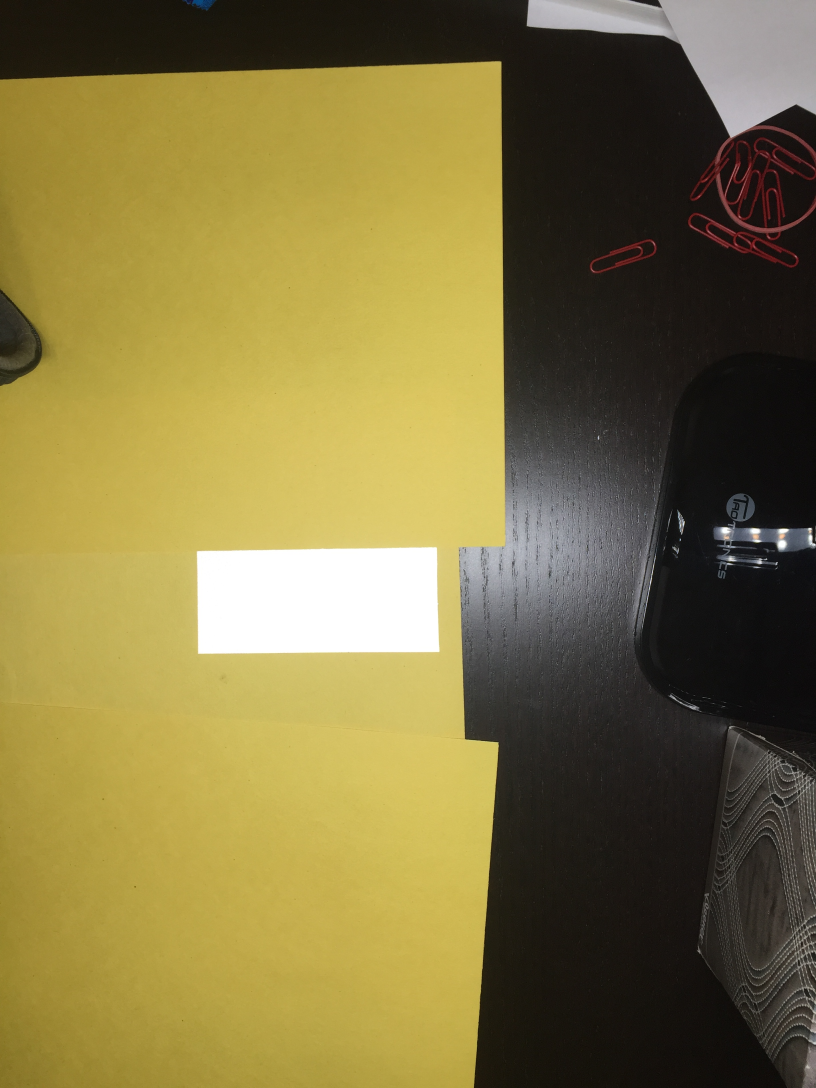
#> input picture 2.2.1 Object Detection Lab Image.JPG, 2448 x 3264 px, found by its file name (shown at 1/3 size)
$ python PythonApplication1.py   (older library calls are emulated)
#> lines starting #> are read from the running program, lines starting #| are printed output that depends on the picture; after the words box and inside, x2 and y2 are one past the last pixel; in counts of white or black regions, pixels touching at a corner belong together; long printed decimals are rounded
import cv2
import numpy as np

print(cv2.__version__)
img = cv2.imread("2.2.1 Object Detection Lab Image.jpg")
#> img is the input picture: shape (3264, 2448, 3); mean B, G, R 65.6, 117, 129.4
img = cv2.resize(img, (0, 0), fx = 0.2, fy = 0.2)
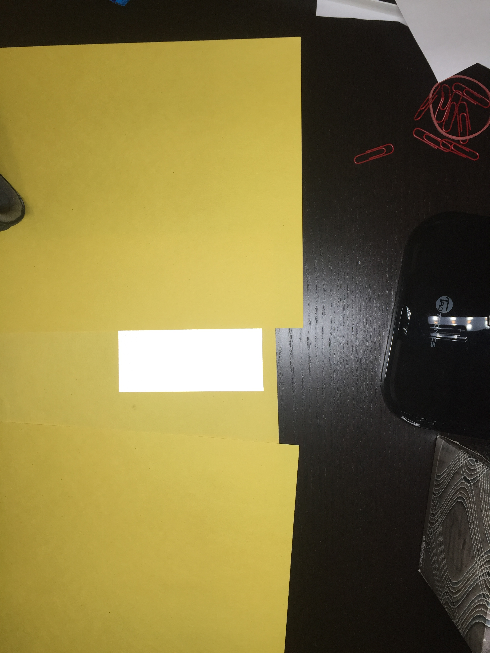
#> img: shape (653, 490, 3); mean B, G, R 65.6, 116.9, 129.4
#cv2.imshow("o", img)

img_hsv = cv2.cvtColor(img, cv2.COLOR_BGR2HSV)
#> img_hsv: shape (653, 490, 3); mean H, S, V 30.9, 109.6, 129.7
#cv2.imshow("HSV", img_hsv)

THRESHOLD_MIN = np.array([0, 0, 200], np.uint8)
THRESHOLD_MAX = np.array([255, 0, 255], np.uint8)
thresh = cv2.inRange(img_hsv, THRESHOLD_MIN, THRESHOLD_MAX)
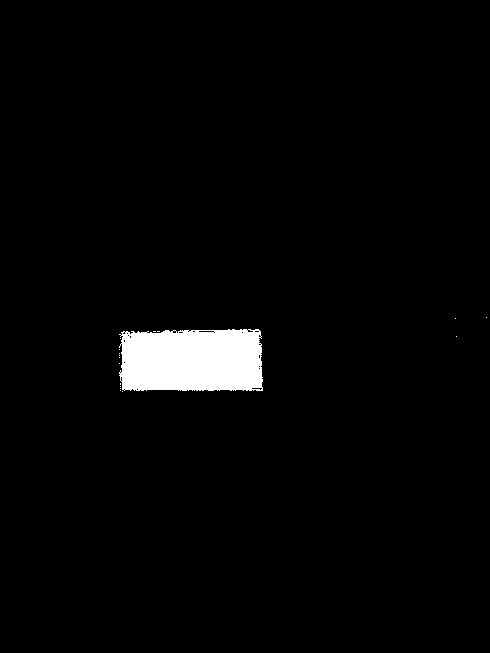
#> thresh: shape (653, 490); 2.6% white; 17 white regions (16 under 20 px)

image, contours, hierarchy = cv2.findContours(thresh, cv2.RETR_TREE, cv2.CHAIN_APPROX_SIMPLE)
#> contours = 42 contours, 39 with area under 20; largest, box (x1, y1, x2, y2) and area: (119, 329, 263, 391) 8164, (198, 330, 215, 333) 30, (251, 387, 263, 391) 21

count = 0
xmin, ymin = img_hsv.shape[:2]
#> xmin = 653; ymin = 490
xmax, ymax = (0, 0)
for cont in contours:
    epsilon = 0.01*cv2.arcLength(cont, True)
    approx = cv2.approxPolyDP(cont, epsilon, True)
    if len(approx) == 4: #and cv2.contourArea(approx) > 5:
        cv2.drawContours(img, contours, count, (255, 0, 0), 4)
        for i in range(len(approx)):
            x = approx[i][0][0]
            y = approx[i][0][1]
            if x < xmin:
                xmin = x
            if x > xmax:
                xmax = x
            if y < ymin:
                ymin = y
            if y > ymax:
                ymax = y
    count += 1
#> this loop made 42 passes
#> (epsilon, approx) on passes 1 to 12: (0, [[122, 391]]), (0, [[120, 390]]), (0, [[120, 388]]), (0, [[120, 386]]), (0.02, [[120, 383], [120, 384]]), (0, [[119, 363]]), (0, [[119, 357]]), (0, [[119, 355]]), (0, [[119, 353]]), (0, [[119, 349]]), (0, [[120, 338]]), (0, [[456, 336]])
#> epsilon on passes 18, 19, 24, 25, 26, 27: 0.245, 0.117, 0.0966, 0.0766, 0.0766, 0.0766
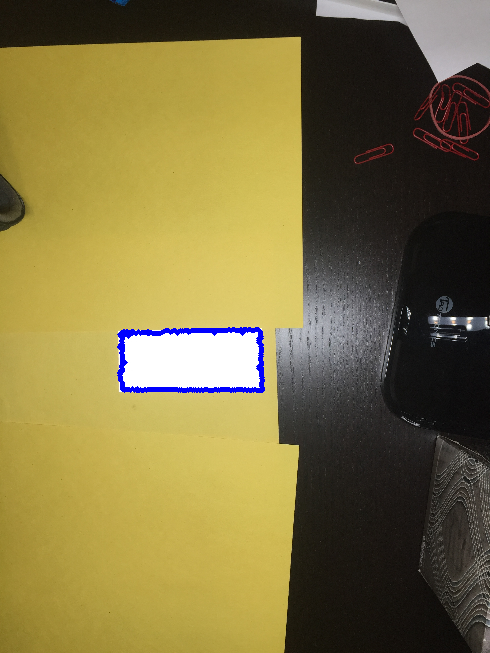
#> img: shape (653, 490, 3); 0.65% of pixels changed, all inside (x1, y1, x2, y2) = (117, 327, 265, 393)
#> after the loop, count = 42; xmax = 262; xmin = 119; ymax = 390; ymin = 330
xcenter = (xmin + xmax)/2
#> xcenter = 190.5
ycenter = (ymin + ymax)/2
#> ycenter = 360
distance = (700 * 50)/(xmax - xmin)
#> distance = 244.8
azimuth = np.rad2deg(np.arctan2(xcenter - img_hsv.shape[0]/2, 700))
#> azimuth = -10.99
altitude = np.rad2deg(np.arctan2(-(ycenter - img_hsv.shape[1]/2), 700))
#> altitude = -9.33
print(distance, azimuth, altitude)
#| 244.755 -10.995 -9.330
cv2.imshow("f", img)
cv2.waitKey(0)
